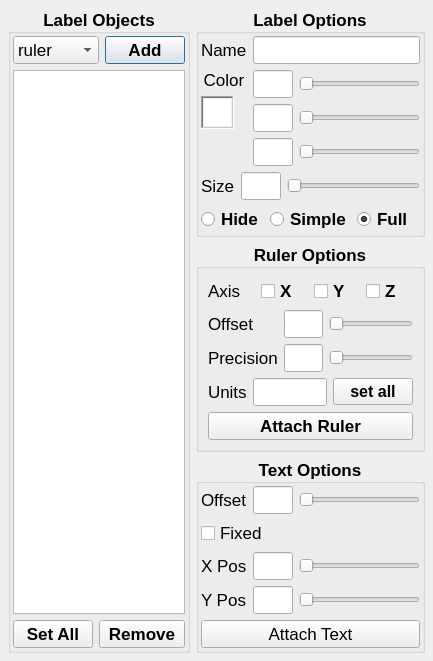
<?xml version="1.0" encoding="UTF-8"?>
<ui version="4.0">
 <class>labelDialog</class>
 <widget class="QDialog" name="labelDialog">
  <property name="geometry">
   <rect>
    <x>0</x>
    <y>0</y>
    <width>433</width>
    <height>654</height>
   </rect>
  </property>
  <property name="windowTitle">
   <string>Label Manager</string>
  </property>
  <layout class="QGridLayout" name="gridLayout_3">
   <property name="leftMargin">
    <number>8</number>
   </property>
   <property name="topMargin">
    <number>8</number>
   </property>
   <property name="rightMargin">
    <number>8</number>
   </property>
   <property name="bottomMargin">
    <number>8</number>
   </property>
   <property name="horizontalSpacing">
    <number>-1</number>
   </property>
   <item row="0" column="0" rowspan="4">
    <widget class="QGroupBox" name="gbLabels">
     <property name="font">
      <font>
       <pointsize>13</pointsize>
       <weight>75</weight>
       <bold>true</bold>
      </font>
     </property>
     <property name="title">
      <string>Label Objects</string>
     </property>
     <property name="alignment">
      <set>Qt::AlignCenter</set>
     </property>
     <layout class="QGridLayout" name="gridLayout">
      <property name="leftMargin">
       <number>2</number>
      </property>
      <property name="topMargin">
       <number>2</number>
      </property>
      <property name="rightMargin">
       <number>2</number>
      </property>
      <property name="bottomMargin">
       <number>2</number>
      </property>
      <item row="0" column="0" colspan="2">
       <widget class="QComboBox" name="labelTypeChoice">
        <property name="font">
         <font>
          <weight>50</weight>
          <bold>false</bold>
         </font>
        </property>
        <item>
         <property name="text">
          <string>ruler</string>
         </property>
        </item>
        <item>
         <property name="text">
          <string>text</string>
         </property>
        </item>
       </widget>
      </item>
      <item row="0" column="2">
       <widget class="QPushButton" name="addLabelButton">
        <property name="text">
         <string>Add</string>
        </property>
        <property name="flat">
         <bool>false</bool>
        </property>
       </widget>
      </item>
      <item row="1" column="0" colspan="3">
       <widget class="QListWidget" name="labelBrowser"/>
      </item>
      <item row="2" column="0">
       <widget class="QPushButton" name="setAllButton">
        <property name="text">
         <string>Set All</string>
        </property>
       </widget>
      </item>
      <item row="2" column="1" colspan="2">
       <widget class="QPushButton" name="removeLabelButton">
        <property name="text">
         <string>Remove</string>
        </property>
       </widget>
      </item>
     </layout>
    </widget>
   </item>
   <item row="0" column="1">
    <widget class="QGroupBox" name="commonOptions">
     <property name="font">
      <font>
       <pointsize>13</pointsize>
       <weight>75</weight>
       <bold>true</bold>
      </font>
     </property>
     <property name="title">
      <string>Label Options</string>
     </property>
     <property name="alignment">
      <set>Qt::AlignCenter</set>
     </property>
     <layout class="QGridLayout" name="gridLayout_2">
      <property name="leftMargin">
       <number>2</number>
      </property>
      <property name="topMargin">
       <number>2</number>
      </property>
      <property name="rightMargin">
       <number>2</number>
      </property>
      <property name="bottomMargin">
       <number>2</number>
      </property>
      <item row="0" column="0">
       <widget class="QLabel" name="label_3">
        <property name="font">
         <font>
          <weight>50</weight>
          <bold>false</bold>
         </font>
        </property>
        <property name="text">
         <string>Name</string>
        </property>
       </widget>
      </item>
      <item row="0" column="1">
       <widget class="QLineEdit" name="nameInput"/>
      </item>
      <item row="1" column="0" rowspan="3">
       <layout class="QVBoxLayout" name="verticalLayout">
        <item>
         <widget class="QLabel" name="label_4">
          <property name="sizePolicy">
           <sizepolicy hsizetype="Preferred" vsizetype="Maximum">
            <horstretch>0</horstretch>
            <verstretch>0</verstretch>
           </sizepolicy>
          </property>
          <property name="font">
           <font>
            <weight>50</weight>
            <bold>false</bold>
           </font>
          </property>
          <property name="text">
           <string>Color</string>
          </property>
          <property name="alignment">
           <set>Qt::AlignCenter</set>
          </property>
         </widget>
        </item>
        <item>
         <widget class="QFrame" name="colorBox">
          <property name="sizePolicy">
           <sizepolicy hsizetype="Preferred" vsizetype="Preferred">
            <horstretch>0</horstretch>
            <verstretch>0</verstretch>
           </sizepolicy>
          </property>
          <property name="minimumSize">
           <size>
            <width>33</width>
            <height>33</height>
           </size>
          </property>
          <property name="maximumSize">
           <size>
            <width>33</width>
            <height>33</height>
           </size>
          </property>
          <property name="autoFillBackground">
           <bool>true</bool>
          </property>
          <property name="frameShape">
           <enum>QFrame::WinPanel</enum>
          </property>
          <property name="frameShadow">
           <enum>QFrame::Sunken</enum>
          </property>
          <layout class="QVBoxLayout" name="verticalLayout_4">
           <property name="spacing">
            <number>0</number>
           </property>
           <property name="leftMargin">
            <number>1</number>
           </property>
           <property name="topMargin">
            <number>1</number>
           </property>
           <property name="rightMargin">
            <number>1</number>
           </property>
           <property name="bottomMargin">
            <number>1</number>
           </property>
           <item>
            <widget class="QLabel" name="ColorPool">
             <property name="autoFillBackground">
              <bool>false</bool>
             </property>
             <property name="styleSheet">
              <string notr="true">background-color: rgb(255,255,255)</string>
             </property>
             <property name="text">
              <string notr="true"/>
             </property>
            </widget>
           </item>
          </layout>
         </widget>
        </item>
        <item>
         <spacer name="verticalSpacer_2">
          <property name="orientation">
           <enum>Qt::Vertical</enum>
          </property>
          <property name="sizeHint" stdset="0">
           <size>
            <width>32</width>
            <height>13</height>
           </size>
          </property>
         </spacer>
        </item>
       </layout>
      </item>
      <item row="1" column="1">
       <layout class="QHBoxLayout" name="horizontalLayout">
        <item>
         <widget class="QLineEdit" name="redValue">
          <property name="maximumSize">
           <size>
            <width>40</width>
            <height>16777215</height>
           </size>
          </property>
         </widget>
        </item>
        <item>
         <widget class="QSlider" name="redSlider">
          <property name="orientation">
           <enum>Qt::Horizontal</enum>
          </property>
         </widget>
        </item>
       </layout>
      </item>
      <item row="2" column="1">
       <layout class="QHBoxLayout" name="horizontalLayout_2">
        <item>
         <widget class="QLineEdit" name="greenValue">
          <property name="maximumSize">
           <size>
            <width>40</width>
            <height>16777215</height>
           </size>
          </property>
         </widget>
        </item>
        <item>
         <widget class="QSlider" name="greenSlider">
          <property name="orientation">
           <enum>Qt::Horizontal</enum>
          </property>
         </widget>
        </item>
       </layout>
      </item>
      <item row="3" column="1">
       <layout class="QHBoxLayout" name="horizontalLayout_3">
        <item>
         <widget class="QLineEdit" name="blueValue">
          <property name="maximumSize">
           <size>
            <width>40</width>
            <height>16777215</height>
           </size>
          </property>
         </widget>
        </item>
        <item>
         <widget class="QSlider" name="blueSlider">
          <property name="orientation">
           <enum>Qt::Horizontal</enum>
          </property>
         </widget>
        </item>
       </layout>
      </item>
      <item row="4" column="0" colspan="2">
       <layout class="QHBoxLayout" name="horizontalLayout_4">
        <item>
         <widget class="QLabel" name="label_5">
          <property name="font">
           <font>
            <weight>50</weight>
            <bold>false</bold>
           </font>
          </property>
          <property name="text">
           <string>Size</string>
          </property>
         </widget>
        </item>
        <item>
         <widget class="QLineEdit" name="textSizeValue">
          <property name="maximumSize">
           <size>
            <width>40</width>
            <height>16777215</height>
           </size>
          </property>
         </widget>
        </item>
        <item>
         <widget class="QSlider" name="textSizeSlider">
          <property name="orientation">
           <enum>Qt::Horizontal</enum>
          </property>
         </widget>
        </item>
       </layout>
      </item>
      <item row="5" column="0" colspan="2">
       <layout class="QHBoxLayout" name="horizontalLayout_5">
        <item>
         <widget class="QRadioButton" name="hideButton">
          <property name="text">
           <string>Hide</string>
          </property>
         </widget>
        </item>
        <item>
         <widget class="QRadioButton" name="showButton">
          <property name="text">
           <string>Simple</string>
          </property>
         </widget>
        </item>
        <item>
         <widget class="QRadioButton" name="highlightButton">
          <property name="text">
           <string>Full</string>
          </property>
          <property name="checked">
           <bool>true</bool>
          </property>
         </widget>
        </item>
       </layout>
      </item>
     </layout>
    </widget>
   </item>
   <item row="1" column="1">
    <widget class="QGroupBox" name="rulerOptions">
     <property name="font">
      <font>
       <pointsize>13</pointsize>
       <weight>75</weight>
       <bold>true</bold>
      </font>
     </property>
     <property name="title">
      <string>Ruler Options</string>
     </property>
     <property name="alignment">
      <set>Qt::AlignCenter</set>
     </property>
     <layout class="QVBoxLayout" name="verticalLayout_2">
      <item>
       <layout class="QHBoxLayout" name="horizontalLayout_10">
        <item>
         <widget class="QLabel" name="label_11">
          <property name="font">
           <font>
            <weight>50</weight>
            <bold>false</bold>
           </font>
          </property>
          <property name="text">
           <string>Axis</string>
          </property>
         </widget>
        </item>
        <item>
         <widget class="QCheckBox" name="xLockButton">
          <property name="text">
           <string>X</string>
          </property>
         </widget>
        </item>
        <item>
         <widget class="QCheckBox" name="yLockButton">
          <property name="text">
           <string>Y</string>
          </property>
         </widget>
        </item>
        <item>
         <widget class="QCheckBox" name="zLockButton">
          <property name="text">
           <string>Z</string>
          </property>
         </widget>
        </item>
       </layout>
      </item>
      <item>
       <layout class="QGridLayout" name="gridLayout_4">
        <item row="0" column="0">
         <widget class="QLabel" name="label_12">
          <property name="font">
           <font>
            <weight>50</weight>
            <bold>false</bold>
           </font>
          </property>
          <property name="text">
           <string>Offset</string>
          </property>
         </widget>
        </item>
        <item row="0" column="1">
         <widget class="QLineEdit" name="rulerOffsetValue">
          <property name="maximumSize">
           <size>
            <width>40</width>
            <height>16777215</height>
           </size>
          </property>
         </widget>
        </item>
        <item row="0" column="2">
         <widget class="QSlider" name="rulerOffsetSlider">
          <property name="orientation">
           <enum>Qt::Horizontal</enum>
          </property>
         </widget>
        </item>
        <item row="1" column="0">
         <widget class="QLabel" name="label_13">
          <property name="font">
           <font>
            <weight>50</weight>
            <bold>false</bold>
           </font>
          </property>
          <property name="text">
           <string>Precision</string>
          </property>
         </widget>
        </item>
        <item row="1" column="1">
         <widget class="QLineEdit" name="precisionValue">
          <property name="maximumSize">
           <size>
            <width>40</width>
            <height>16777215</height>
           </size>
          </property>
         </widget>
        </item>
        <item row="1" column="2">
         <widget class="QSlider" name="precisionSlider">
          <property name="orientation">
           <enum>Qt::Horizontal</enum>
          </property>
         </widget>
        </item>
       </layout>
      </item>
      <item>
       <layout class="QHBoxLayout" name="horizontalLayout_13">
        <item>
         <widget class="QLabel" name="label_14">
          <property name="font">
           <font>
            <weight>50</weight>
            <bold>false</bold>
           </font>
          </property>
          <property name="text">
           <string>Units</string>
          </property>
         </widget>
        </item>
        <item>
         <widget class="QLineEdit" name="unitsInput"/>
        </item>
        <item>
         <widget class="QPushButton" name="setAIlUnitsButton">
          <property name="font">
           <font>
            <pointsize>12</pointsize>
           </font>
          </property>
          <property name="text">
           <string>set all</string>
          </property>
         </widget>
        </item>
       </layout>
      </item>
      <item>
       <widget class="QPushButton" name="pushButton">
        <property name="text">
         <string>Attach Ruler</string>
        </property>
       </widget>
      </item>
     </layout>
    </widget>
   </item>
   <item row="2" column="1">
    <widget class="QGroupBox" name="textOptions">
     <property name="font">
      <font>
       <pointsize>13</pointsize>
       <weight>75</weight>
       <bold>true</bold>
      </font>
     </property>
     <property name="title">
      <string>Text Options</string>
     </property>
     <property name="alignment">
      <set>Qt::AlignCenter</set>
     </property>
     <layout class="QVBoxLayout" name="verticalLayout_3">
      <property name="leftMargin">
       <number>2</number>
      </property>
      <property name="topMargin">
       <number>2</number>
      </property>
      <property name="rightMargin">
       <number>2</number>
      </property>
      <property name="bottomMargin">
       <number>2</number>
      </property>
      <item>
       <layout class="QHBoxLayout" name="horizontalLayout_7">
        <item>
         <widget class="QLabel" name="label_7">
          <property name="font">
           <font>
            <weight>50</weight>
            <bold>false</bold>
           </font>
          </property>
          <property name="text">
           <string>Offset</string>
          </property>
         </widget>
        </item>
        <item>
         <widget class="QLineEdit" name="textOffsetValue">
          <property name="maximumSize">
           <size>
            <width>40</width>
            <height>16777215</height>
           </size>
          </property>
         </widget>
        </item>
        <item>
         <widget class="QSlider" name="textOffsetSlider">
          <property name="orientation">
           <enum>Qt::Horizontal</enum>
          </property>
         </widget>
        </item>
       </layout>
      </item>
      <item>
       <widget class="QCheckBox" name="checkBox">
        <property name="font">
         <font>
          <weight>50</weight>
          <bold>false</bold>
         </font>
        </property>
        <property name="text">
         <string>Fixed</string>
        </property>
       </widget>
      </item>
      <item>
       <layout class="QHBoxLayout" name="horizontalLayout_8">
        <item>
         <widget class="QLabel" name="label_8">
          <property name="font">
           <font>
            <weight>50</weight>
            <bold>false</bold>
           </font>
          </property>
          <property name="text">
           <string>X Pos</string>
          </property>
         </widget>
        </item>
        <item>
         <widget class="QLineEdit" name="xPosValue">
          <property name="maximumSize">
           <size>
            <width>40</width>
            <height>16777215</height>
           </size>
          </property>
         </widget>
        </item>
        <item>
         <widget class="QSlider" name="xPosSlider">
          <property name="orientation">
           <enum>Qt::Horizontal</enum>
          </property>
         </widget>
        </item>
       </layout>
      </item>
      <item>
       <layout class="QHBoxLayout" name="horizontalLayout_9">
        <item>
         <widget class="QLabel" name="label_9">
          <property name="font">
           <font>
            <weight>50</weight>
            <bold>false</bold>
           </font>
          </property>
          <property name="text">
           <string>Y Pos</string>
          </property>
         </widget>
        </item>
        <item>
         <widget class="QLineEdit" name="yPosValue">
          <property name="maximumSize">
           <size>
            <width>40</width>
            <height>16777215</height>
           </size>
          </property>
         </widget>
        </item>
        <item>
         <widget class="QSlider" name="yPosSlider">
          <property name="orientation">
           <enum>Qt::Horizontal</enum>
          </property>
         </widget>
        </item>
       </layout>
      </item>
      <item>
       <widget class="QPushButton" name="pushButton_4">
        <property name="font">
         <font>
          <weight>50</weight>
          <bold>false</bold>
         </font>
        </property>
        <property name="text">
         <string>Attach Text</string>
        </property>
       </widget>
      </item>
     </layout>
    </widget>
   </item>
   <item row="3" column="1">
    <spacer name="verticalSpacer">
     <property name="orientation">
      <enum>Qt::Vertical</enum>
     </property>
     <property name="sizeHint" stdset="0">
      <size>
       <width>20</width>
       <height>1</height>
      </size>
     </property>
    </spacer>
   </item>
  </layout>
 </widget>
 <resources/>
 <connections/>
</ui>
